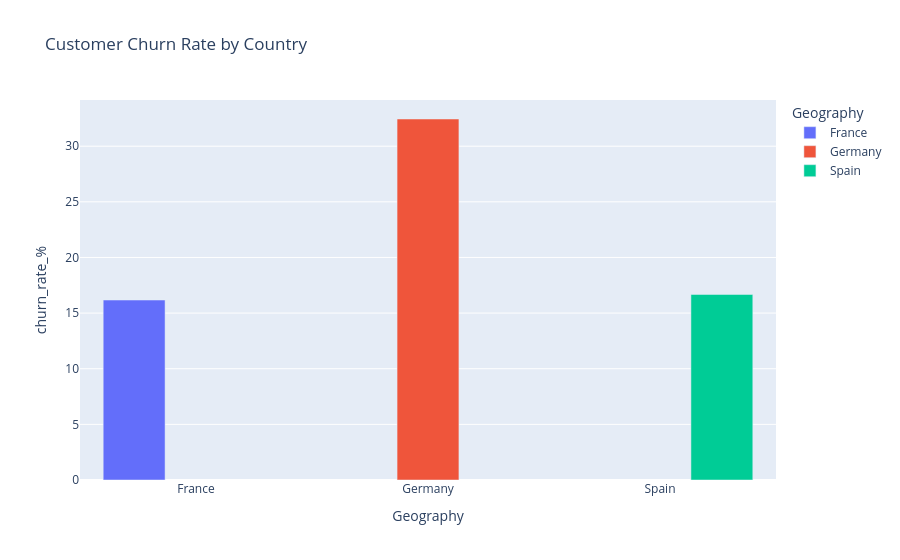

Notebook source saved alongside this figure:
### Code cell
fig1 = px.bar(
    data_frame=  geo_summary,
    x='Geography',
    y='churn_rate_%',
    title = 'Customer Churn Rate by Country',
    color='Geography',
    barmode='group'
)

fig1.show()

### Figure 1 — Plotly figure (JSON) as saved in the notebook; plotly's stock layout.template omitted (floating-point values rounded to 4 significant figures)
{"data": [{"alignmentgroup": "True", "hovertemplate": "Geography=%{x}<br>churn_rate_%=%{y}<extra></extra>", "legendgroup": "France", "marker": {"color": "#636efa", "pattern": {"shape": ""}}, "name": "France", "offsetgroup": "France", "orientation": "v", "showlegend": true, "textposition": "auto", "type": "bar", "x": ["France"], "xaxis": "x", "y": [16.17], "yaxis": "y"}, {"alignmentgroup": "True", "hovertemplate": "Geography=%{x}<br>churn_rate_%=%{y}<extra></extra>", "legendgroup": "Germany", "marker": {"color": "#EF553B", "pattern": {"shape": ""}}, "name": "Germany", "offsetgroup": "Germany", "orientation": "v", "showlegend": true, "textposition": "auto", "type": "bar", "x": ["Germany"], "xaxis": "x", "y": [32.44], "yaxis": "y"}, {"alignmentgroup": "True", "hovertemplate": "Geography=%{x}<br>churn_rate_%=%{y}<extra></extra>", "legendgroup": "Spain", "marker": {"color": "#00cc96", "pattern": {"shape": ""}}, "name": "Spain", "offsetgroup": "Spain", "orientation": "v", "showlegend": true, "textposition": "auto", "type": "bar", "x": ["Spain"], "xaxis": "x", "y": [16.67], "yaxis": "y"}], "layout": {"barmode": "group", "legend": {"title": {"text": "Geography"}, "tracegroupgap": 0}, "title": {"text": "Customer Churn Rate by Country"}, "xaxis": {"anchor": "y", "categoryarray": ["France", "Germany", "Spain"], "categoryorder": "array", "domain": [0, 1], "title": {"text": "Geography"}}, "yaxis": {"anchor": "x", "domain": [0, 1], "title": {"text": "churn_rate_%"}}}}
